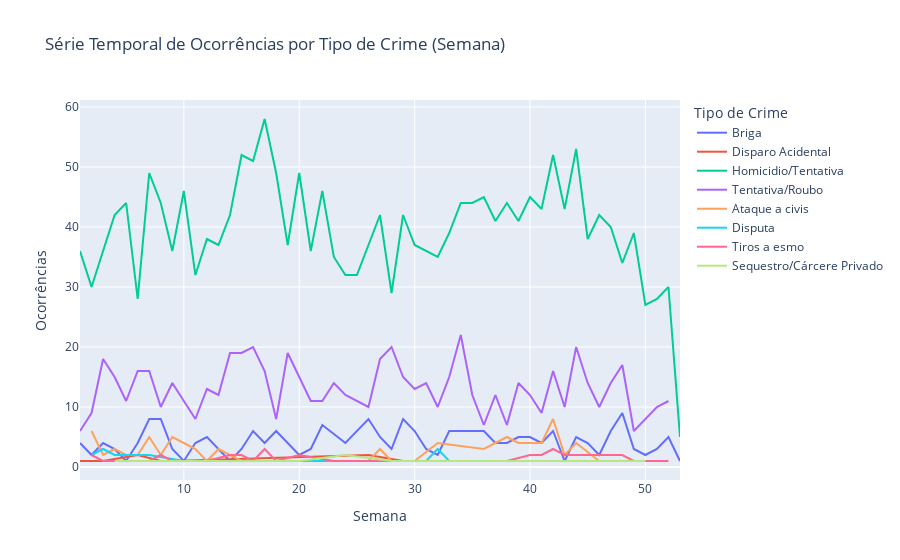

Notebook code cell kept with this figure:
### Code cell
# Gráfico de tipos de crime por semana
agrupado_crime = df1.groupby(['week', 'crimeType'])['occurrence'].sum().reset_index()
px.line(agrupado_crime, x='week', y='occurrence', color='crimeType',
        title='Série Temporal de Ocorrências por Tipo de Crime (Semana)',
        labels={'week': 'Semana', 'occurrence': 'Ocorrências', 'crimeType': 'Tipo de Crime'})

### Figure 1 — Plotly figure (JSON) as saved in the notebook; plotly's stock layout.template omitted (floating-point values rounded to 4 significant figures)
{"data": [{"hovertemplate": "Tipo de Crime=Briga<br>Semana=%{x}<br>Ocorrências=%{y}<extra></extra>", "legendgroup": "Briga", "line": {"color": "#636efa", "dash": "solid"}, "marker": {"symbol": "circle"}, "mode": "lines", "name": "Briga", "orientation": "v", "showlegend": true, "type": "scatter", "x": [1, 2, 3, 4, 5, 6, 7, 8, 9, 10, 11, 12, 13, 14, 15, 16, 17, 18, 19, 20, 21, 22, 24, 25, 26, 27, 28, 29, 30, 31, 32, 33, 35, 36, 37, 38, 39, 40, 41, 42, 43, 44, 45, 46, 47, 48, 49, 50, 51, 52, 53], "xaxis": "x", "y": [4, 2, 4, 3, 1, 4, 8, 8, 3, 1, 4, 5, 3, 1, 3, 6, 4, 6, 4, 2, 3, 7, 4, 6, 8, 5, 3, 8, 6, 3, 2, 6, 6, 6, 4, 4, 5, 5, 4, 6, 1, 5, 4, 2, 6, 9, 3, 2, 3, 5, 1], "yaxis": "y"}, {"hovertemplate": "Tipo de Crime=Disparo Acidental<br>Semana=%{x}<br>Ocorrências=%{y}<extra></extra>", "legendgroup": "Disparo Acidental", "line": {"color": "#EF553B", "dash": "solid"}, "marker": {"symbol": "circle"}, "mode": "lines", "name": "Disparo Acidental", "orientation": "v", "showlegend": true, "type": "scatter", "x": [1, 3, 6, 8, 9, 26, 29, 37, 40, 42, 43, 45, 48, 49], "xaxis": "x", "y": [1, 1, 2, 1, 1, 2, 1, 1, 1, 1, 1, 1, 1, 1], "yaxis": "y"}, {"hovertemplate": "Tipo de Crime=Homicidio/Tentativa<br>Semana=%{x}<br>Ocorrências=%{y}<extra></extra>", "legendgroup": "Homicidio/Tentativa", "line": {"color": "#00cc96", "dash": "solid"}, "marker": {"symbol": "circle"}, "mode": "lines", "name": "Homicidio/Tentativa", "orientation": "v", "showlegend": true, "type": "scatter", "x": [1, 2, 3, 4, 5, 6, 7, 8, 9, 10, 11, 12, 13, 14, 15, 16, 17, 18, 19, 20, 21, 22, 23, 24, 25, 26, 27, 28, 29, 30, 31, 32, 33, 34, 35, 36, 37, 38, 39, 40, 41, 42, 43, 44, 45, 46, 47, 48, 49, 50, 51, 52, 53], "xaxis": "x", "y": [36, 30, 36, 42, 44, 28, 49, 44, 36, 46, 32, 38, 37, 42, 52, 51, 58, 49, 37, 49, 36, 46, 35, 32, 32, 37, 42, 29, 42, 37, 36, 35, 39, 44, 44, 45, 41, 44, 41, 45, 43, 52, 43, 53, 38, 42, 40, 34, 39, 27, 28, 30, 5], "yaxis": "y"}, {"hovertemplate": "Tipo de Crime=Tentativa/Roubo<br>Semana=%{x}<br>Ocorrências=%{y}<extra></extra>", "legendgroup": "Tentativa/Roubo", "line": {"color": "#ab63fa", "dash": "solid"}, "marker": {"symbol": "circle"}, "mode": "lines", "name": "Tentativa/Roubo", "orientation": "v", "showlegend": true, "type": "scatter", "x": [1, 2, 3, 4, 5, 6, 7, 8, 9, 10, 11, 12, 13, 14, 15, 16, 17, 18, 19, 20, 21, 22, 23, 24, 25, 26, 27, 28, 29, 30, 31, 32, 33, 34, 35, 36, 37, 38, 39, 40, 41, 42, 43, 44, 45, 46, 47, 48, 49, 50, 51, 52], "xaxis": "x", "y": [6, 9, 18, 15, 11, 16, 16, 10, 14, 11, 8, 13, 12, 19, 19, 20, 16, 8, 19, 15, 11, 11, 14, 12, 11, 10, 18, 20, 15, 13, 14, 10, 15, 22, 12, 7, 12, 7, 14, 12, 9, 16, 10, 20, 14, 10, 14, 17, 6, 8, 10, 11], "yaxis": "y"}, {"hovertemplate": "Tipo de Crime=Ataque a civis<br>Semana=%{x}<br>Ocorrências=%{y}<extra></extra>", "legendgroup": "Ataque a civis", "line": {"color": "#FFA15A", "dash": "solid"}, "marker": {"symbol": "circle"}, "mode": "lines", "name": "Ataque a civis", "orientation": "v", "showlegend": true, "type": "scatter", "x": [2, 3, 4, 5, 6, 7, 8, 9, 10, 11, 12, 13, 15, 16, 17, 19, 22, 25, 26, 27, 28, 29, 30, 32, 36, 38, 39, 40, 41, 42, 43, 44, 46, 49], "xaxis": "x", "y": [6, 2, 3, 2, 2, 5, 2, 5, 4, 3, 1, 3, 1, 1, 1, 1, 1, 1, 1, 3, 1, 1, 1, 4, 3, 5, 4, 4, 4, 8, 2, 4, 1, 1], "yaxis": "y"}, {"hovertemplate": "Tipo de Crime=Disputa<br>Semana=%{x}<br>Ocorrências=%{y}<extra></extra>", "legendgroup": "Disputa", "line": {"color": "#19d3f3", "dash": "solid"}, "marker": {"symbol": "circle"}, "mode": "lines", "name": "Disputa", "orientation": "v", "showlegend": true, "type": "scatter", "x": [2, 3, 4, 7, 10, 13, 15, 19, 24, 27, 28, 30, 31, 32, 33, 36, 38, 39, 41, 42, 45, 49, 50], "xaxis": "x", "y": [2, 3, 2, 2, 1, 1, 1, 1, 1, 1, 1, 1, 1, 3, 1, 1, 1, 1, 1, 1, 1, 1, 1], "yaxis": "y"}, {"hovertemplate": "Tipo de Crime=Tiros a esmo<br>Semana=%{x}<br>Ocorrências=%{y}<extra></extra>", "legendgroup": "Tiros a esmo", "line": {"color": "#FF6692", "dash": "solid"}, "marker": {"symbol": "circle"}, "mode": "lines", "name": "Tiros a esmo", "orientation": "v", "showlegend": true, "type": "scatter", "x": [2, 3, 4, 6, 7, 8, 9, 10, 12, 14, 15, 16, 17, 18, 20, 23, 25, 26, 27, 28, 31, 33, 35, 36, 38, 40, 41, 42, 43, 46, 48, 49, 50, 51, 52], "xaxis": "x", "y": [2, 1, 1, 1, 1, 2, 1, 1, 1, 2, 2, 1, 3, 1, 2, 1, 1, 1, 1, 1, 1, 1, 1, 1, 1, 2, 2, 3, 2, 2, 2, 1, 1, 1, 1], "yaxis": "y"}, {"hovertemplate": "Tipo de Crime=Sequestro/Cárcere Privado<br>Semana=%{x}<br>Ocorrências=%{y}<extra></extra>", "legendgroup": "Sequestro/Cárcere Privado", "line": {"color": "#B6E880", "dash": "solid"}, "marker": {"symbol": "circle"}, "mode": "lines", "name": "Sequestro/Cárcere Privado", "orientation": "v", "showlegend": true, "type": "scatter", "x": [4, 10, 15, 17, 20, 24, 28, 49, 50], "xaxis": "x", "y": [1, 1, 1, 1, 1, 2, 1, 1, 1], "yaxis": "y"}], "layout": {"legend": {"title": {"text": "Tipo de Crime"}, "tracegroupgap": 0}, "title": {"text": "Série Temporal de Ocorrências por Tipo de Crime (Semana)"}, "xaxis": {"anchor": "y", "domain": [0, 1], "title": {"text": "Semana"}}, "yaxis": {"anchor": "x", "domain": [0, 1], "title": {"text": "Ocorrências"}}}}
